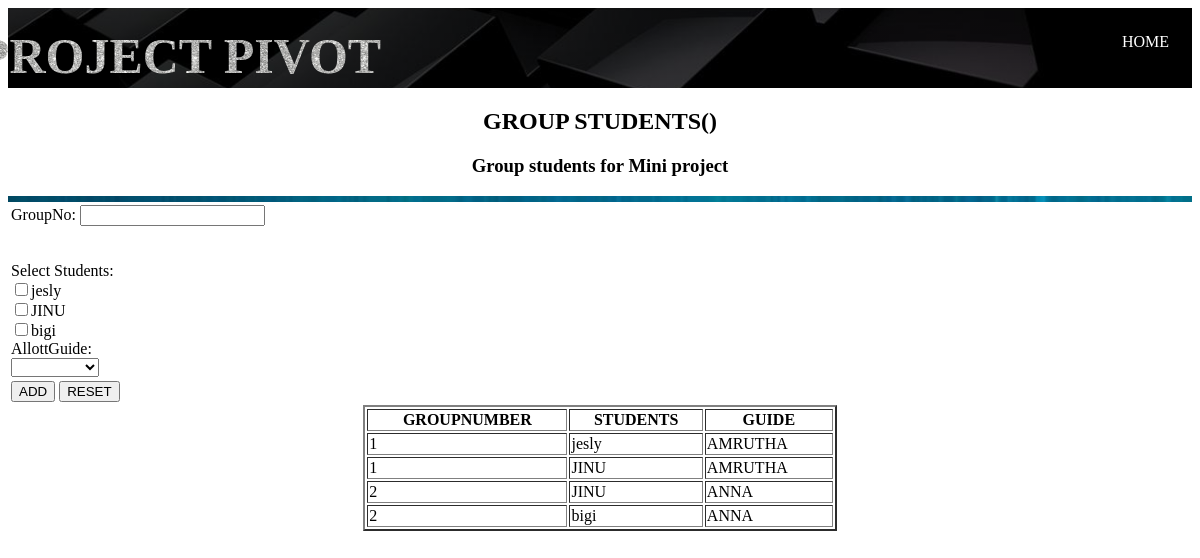
Screenshot of /groupstudent.php with the database file from the repository.
### tables this page shows
CREATE TABLE `register` (
  `rollno` varchar(30) NOT NULL,
  `sname` varchar(50) NOT NULL,
  `ktuid` varchar(50) NOT NULL,
  `email` varchar(50) NOT NULL,
  `phno` bigint(10) NOT NULL
);

CREATE TABLE `groupstu` (
  `id` int(30) NOT NULL,
  `batch` varchar(30) NOT NULL,
  `gno` int(30) NOT NULL,
  `name` varchar(100) NOT NULL,
  `rollno` varchar(30) NOT NULL,
  `guide` varchar(30) NOT NULL
);

### groupstudent.php (the view, shortened to what this page needs)
<?php
$con=mysqli_connect('localhost','root','','project');
$select="select *from staff";
$selresult=mysqli_query($con,$select);
$options="";
while($row=mysqli_fetch_array($selresult))
{
$options=$options."<option>$row[1]</option>";
}
?>
<!DOCTYPE html>
    <head>
<link rel="stylesheet" type="text/css" href="maincss.css">
    </head>
    <body style="background-image: url('cell.jpg'); background-repeat: no-repeat;background-size: cover">
<header>
            <div class="main">
    <ul>
<li><a href="advisorhome.php">HOME</a></li></ul></div>
        <div class="title">
            <h3>PROJECT PIVOT </h3></div></header>
<font face="Bahnschrift Condensed">
<center><h2>GROUP STUDENTS(<?php
?>)</h2>
<h3>Group students for Mini project</h3>
<form name="form4" method="post" action="" class="f2" >
<div class="input-group">
  <table  width=100% style="background-image: url('blue.jpeg'); background-repeat: no-repeat;background-size: cover">
<tr><td>
<input type="hidden" name="batch"  value="<?php echo  $_SESSION['batch'] ; ?>" readonly></td></div>
<div class="input-group">
  <table  width=100% ><td>
GroupNo:
<input type="number" name="gno"  >
<div class="input-group">
<br><br>
Select Students:
  <br>
  <?php
     $checkquery="select * from register";
     $queryrun=mysqli_query($con,$checkquery);
     if(mysqli_num_rows($queryrun)>0)
     {
      foreach($queryrun as $sname)
      {
        ?>
        <input type="checkbox" name="sname[]" value="<?= $sname['sname'];?>" /><?= $sname['sname']; ?><br>
        <?php
      }
     }
   ?>
<label>AllottGuide:</label>
  <div class="custom-select" style="width:200px;">
<select name="name"  required>
  <option ></option>
  <?php echo $options; ?></select>
 </center>
</td><td>
     <div class="input-group"><tr><td>
    <button type="submit" name="save" class="btn" >ADD</button>
<button type="reset" name="reset" class="btn" >RESET</button>
</td></tr></font>
<table border="2px" width="40%" >
  <tr>
    <th>GROUPNUMBER</th>
    <th>STUDENTS</th>
    <th>GUIDE</th>
  </tr>
  <?php
$result=mysqli_query($con,"select * from groupstu ");
while ($row=mysqli_fetch_array($result)){
  echo '<tr >
    <td >'.$row['gno'].'</td>
    <td >'.$row['name'].'</td>
    <td>'.$row['guide'].'</td>
  </tr>';
}
?>
</table>
</body>
</html>

### maincss.css (style rules this page uses)
header { background-image:linear-gradient(rgba(0,0,0,0.4),rgba(0,0,0,0.4)),url(black.jpg); height: 10vh; background-size: cover; background-position: center; }
ul { float:right; list-style-type: none; margin-top: 25px; }
ul li { display: inline-block; }
ul li a { font-color :green; text-decoration: none; color: #fff; padding: 5px 20px; border:3px solid transparent; transition: 0.6s ease; }
.title { position: absolute; top:7%; left:15%; float:center; transform: translate(-50%,-50%); }
.title h3 { color: #fff; font-size: 50px; }
.title h3 { font-size:50px; font-family: Bahnschrift Condensed;,serif; text-align:center; color:rgba(225,225,225,.1); background-image: url(download.jpg); background-repeat: repeat-x; -webkit-background-clip:text; animation: animate 15s linear infinite; float: center; }

### rows the page displays
register: sname "jesly"
register: sname "JINU"
register: sname "bigi"
groupstu: gno "1", name "jesly", guide "AMRUTHA"
groupstu: gno "1", name "JINU", guide "AMRUTHA"
groupstu: gno "2", name "JINU", guide "ANNA"
groupstu: gno "2", name "bigi", guide "ANNA"
